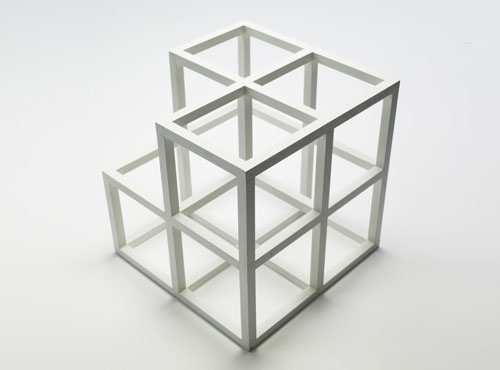
#> input picture ass3/input_ex3.jpg, 500 x 370 px
$ python ass_003.py
#> lines starting #> are read from the running program, lines starting #| are printed output that depends on the picture; after the words box and inside, x2 and y2 are one past the last pixel; in counts of white or black regions, pixels touching at a corner belong together
#> further down, img_rgb is the input picture: shape (370, 500, 3); mean R, G, B 218.4, 219.2, 216.6
### ass3/utils/ass_002.py
from PIL import Image
from utils.utils import rgb2grayfloat
import numpy as np
from scipy.signal import convolve2d
import matplotlib.pyplot as plt

# Load and prepare image
#img = Image.open("ampelmaennchen.png").convert("RGB")
#img_np = np.asarray(img) / 255.0
#gray_img = rgb2grayfloat(img_np)

## TASK A: Compute GoG kernels, apply them, and return gradient images Ix, Iy and magnitude G.

def gog_gradient_and_magnitude(gray_img, sigma=0.5, kernel_size=5, show=True):

    # Compute GoG-filter kernels for x- and y-direction
#> called with sigma = 1, kernel_size = 5, show = True
    def gog_kernels(sigma, size):
        radius = size // 2

        #Create a meshgrid of x and y coordinates centered around 0
        x, y = np.meshgrid(
            np.linspace(-radius, radius, size),
            np.linspace(-radius, radius, size)
        )

        #Compute the 2D Gaussian kernel
        gaussian = (1 / (2 * np.pi * sigma**2)) * np.exp(-(x**2 + y**2) / (2 * sigma**2))

        #Compute the gradient of the Gaussian in x-direction
        gx = -x * gaussian / (sigma**2)

        #compute the gradient of the Gaussian in y-direction
        gy = -y * gaussian / (sigma**2)

        return gx, gy

    #Apply the two filters Gx and Gy on the input image using convolution
    def apply_gog_filters(gray, Gx, Gy):

        # Convolve the image with the Gx kernel to get the x-gradient image
        Ix = convolve2d(gray, Gx, mode='valid')
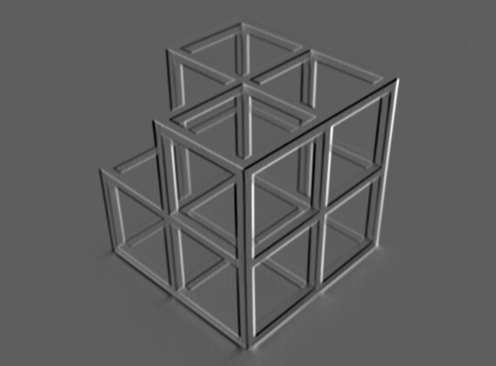
#> Ix: shape (366, 496) float64; min -0.127, max 0.215, mean -6.25e-05; drawn with min black and max white

        # Convolve the image with the Gy kernel to get the y-gradient image
        Iy = convolve2d(gray, Gy, mode='valid')
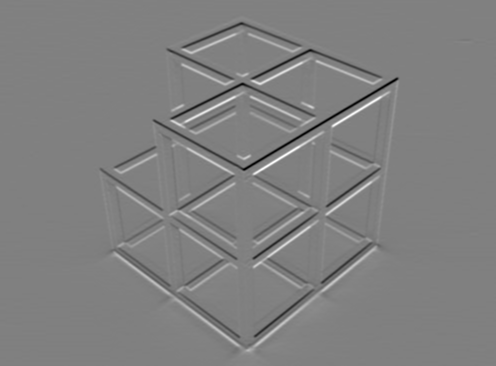
#> Iy: shape (366, 496) float64; min -0.194, max 0.191, mean -0.000135; drawn with min black and max white

        return Ix, Iy

    # Get the GoG filter kernels for x and y
    Gx, Gy = gog_kernels(sigma, kernel_size)

    # Apply filters to compute the gradient images Ix and Iy
    Ix, Iy = apply_gog_filters(gray_img, Gx, Gy)

    # Compute and visualize the gradient magnitude
    # Compute gradient magnitude
    G = np.sqrt(Ix**2 + Iy**2)

    if show:
        plt.figure(figsize=(12, 4))

        plt.subplot(1, 3, 1)
        plt.title("Gradient x (Ix)")
        plt.imshow(Ix, cmap='gray')
        plt.axis('off')

        plt.subplot(1, 3, 2)
        plt.title("Gradient y (Iy)")
        plt.imshow(Iy, cmap='gray')
        plt.axis('off')

        plt.subplot(1, 3, 3)
        plt.title("Gradient Magnitude (G)")
        plt.imshow(G, cmap='gray')
        plt.axis('off')

        plt.tight_layout()
        plt.show()

    return Ix, Iy, G

## TASK b: detect Förstner interest points based on gradient images Ix and Iy.

# [53 lines left out: function foerstner_interest_points, not called in this run]

# Task A
#Ix, Iy, G = gog_gradient_and_magnitude(gray_img, sigma=0.5, kernel_size=5)

# Task B
#interest_mask, W, Q = foerstner_interest_points(Ix, Iy, gray_img, window_size=5, tw=0.004, tq=0.5)

### ass3/utils/imadjust_utils.py
import numpy as np

def stretchlim(img, tol=0.01):
    """
    Calculate the contrast limits for contrast stretching

    Parameters:
    -----------
    img : ndarray
        Input image
    tol : float, optional
        Tolerance value in the range [0, 1]. Default is 0.01 (1%)

    Returns:
    --------
    limits : ndarray
        2xN array of low and high values for each image channel
    """
    if not isinstance(img, np.ndarray):
        raise ValueError("Image must be a numpy array")

    # Convert to float if not already
    if img.dtype != np.float64 and img.dtype != np.float32:
        img_f = img.astype(np.float64)
        # Normalize based on data type
        if img.dtype == np.uint8:
            img_f = img_f / 255.0
        elif img.dtype == np.uint16:
            img_f = img_f / 65535.0
        elif img.dtype == np.int16:
            img_f = (img_f - (-32768)) / (32767 - (-32768))
    else:
        img_f = img

    # Reshape to handle multi-dimensional images
    orig_shape = img_f.shape
    if len(orig_shape) > 2:
        # Reshape to have channels as last dimension
        n_channels = np.prod(orig_shape[2:])
        img_f = img_f.reshape(-1, n_channels)
    else:
        img_f = img_f.reshape(-1, 1)
        n_channels = 1

    # Calculate limits for each channel
    limits = np.zeros((2, n_channels))
    for i in range(n_channels):
        channel = img_f[:, i]
        channel = channel[~np.isnan(channel)]  # Remove NaN values

        if len(channel) > 0:
            # Find limits based on histogram
            sorted_vals = np.sort(channel)
            low_idx = int(max(0, np.floor(tol * len(sorted_vals))))
            high_idx = int(min(len(sorted_vals)-1, np.ceil((1-tol) * len(sorted_vals))))

            limits[0, i] = sorted_vals[low_idx]
            limits[1, i] = sorted_vals[high_idx]

            if limits[1, i] == limits[0, i]:
                # If both limits are zero, look for the smallest non-zero value
                if limits[0, i] == 0:
                    non_zeros = sorted_vals[sorted_vals > 0]
                    if len(non_zeros) > 0:
                        # Use the smallest non-zero value as high_limit
                        limits[1, i] = non_zeros[0]
                    else:
                        # If no non-zero values, add a small epsilon
                        limits[1, i] = 1e-6
                else:
                    # If non-zero but equal limits, add a small percentage
                    limits[1, i] = limits[0, i] * 1.01  # Add 1%
        else:
            # Default if channel is empty
            limits[:, i] = [0, 1]

    # Reshape limits if needed for multidimensional images
    if len(orig_shape) > 2:
        limits = limits.reshape(2, *orig_shape[2:])

    return limits

# [49 lines left out: function parse_limits, not called in this run]

def imadjust_direct(img, in_limits, out_limits, gamma):
    """
    Apply direct image adjustment without input validation

    Parameters:
    -----------
    img : ndarray
        Input image
    in_limits : ndarray
        Input limits [low_in, high_in]
    out_limits : ndarray
        Output limits [low_out, high_out]
    gamma : ndarray
        Gamma correction value(s)

    Returns:
    --------
    adj : ndarray
        Adjusted image
    """
    # Check if we're doing max scale or complement
    max_scale = np.all(out_limits == np.array([[0], [1]]))
    max_scale_complement = np.all(out_limits == np.array([[1], [0]]))

    # Extract low and high values
    low_in = in_limits[0]
    high_in = in_limits[1]

    if max_scale:
        # Most common case - stretch to [0, 1]
        adj = ((img - low_in) / (high_in - low_in)) ** gamma
        adj = np.clip(adj, 0, 1)
    elif max_scale_complement:
        # Image negative/complement
        adj = ((img - low_in) / (high_in - low_in)) ** gamma
        adj = 1 - adj
        adj = np.clip(adj, 0, 1)
    else:
        # General case
        low_out = out_limits[0]
        high_out = out_limits[1]

        # Handle values outside input range
        adj = np.zeros_like(img, dtype=np.float64)

        # Values below low_in
        below_mask = img < low_in
        adj[below_mask] = low_out[below_mask] if isinstance(low_out, np.ndarray) else low_out

        # Values above high_in
        above_mask = img >= high_in
        adj[above_mask] = high_out[above_mask] if isinstance(high_out, np.ndarray) else high_out

        # Values in range
        in_range_mask = (img >= low_in) & (img < high_in)
        if np.any(in_range_mask):
            normalized = ((img[in_range_mask] - low_in[in_range_mask]) /
                         (high_in[in_range_mask] - low_in[in_range_mask])) ** gamma[in_range_mask]
            adj[in_range_mask] = low_out[in_range_mask] + (high_out[in_range_mask] - low_out[in_range_mask]) * normalized

    return adj

def imadjust(img, in_limits=None, out_limits=None, gamma=1):
    """
    Adjust image intensity values.

    Parameters:
    -----------
    img : ndarray
        Input image or colormap.
    in_limits : ndarray, optional
        2-row array specifying the lower and upper input limits.
        Default is stretchlim(img, 0.01).
    out_limits : ndarray, optional
        2-row array specifying the lower and upper output limits.
        Default is [0, 1].
    gamma : float or ndarray, optional
        Non-negative scalar specifying the shape of the mapping curve.
        Default is 1 (linear mapping).

    Returns:
    --------
    adj : ndarray
        Adjusted image.
    """
    if not isinstance(img, np.ndarray):
        raise ValueError("Image must be a numpy array")

    # Handle colormap case
    is_colormap = len(img.shape) == 2 and img.shape[1] >= 3 and img.shape[1] <= 4
    if is_colormap:
        original_shape = img.shape
        img = img.reshape(img.shape[0], 1, img.shape[1])

    # Convert to float for processing
    img_type = img.dtype
    if img.dtype != np.float64 and img.dtype != np.float32:
        img_f = img.astype(np.float64)
        # Normalize based on data type
        if img.dtype == np.uint8:
            img_f = img_f / 255.0
        elif img.dtype == np.uint16:
            img_f = img_f / 65535.0
        elif img.dtype == np.int16:
            img_f = (img_f - (-32768)) / (32767 - (-32768))
    else:
        img_f = img.copy()

    shape = img_f.shape
    n_planes = np.prod(shape[2:]) if len(shape) > 2 else 1

    # Default in_limits is stretchlim with 1% saturation
    if in_limits is None:
        in_limits = stretchlim(img_f, 0.01)
    else:
        in_limits = parse_limits(in_limits, shape)

    # Default out_limits is [0, 1]
    if out_limits is None:
        out_limits = np.array([[0], [1]])
    else:
        out_limits = parse_limits(out_limits, shape)

    # Handle gamma
    if not isinstance(gamma, (int, float, np.ndarray)) or np.any(gamma < 0):
        raise ValueError("Gamma must be non-negative")

    if isinstance(gamma, (int, float)):
        gamma = np.full((1, n_planes), gamma)
    elif isinstance(gamma, np.ndarray):
        if gamma.size == 1:
            gamma = np.full((1, n_planes), gamma.item())
        elif gamma.shape != (1,) + shape[2:]:
            raise ValueError("Gamma must be a scalar or 1 row per plane")

    # Reshape for processing
    if len(shape) > 2:
        in_limits = in_limits.reshape(2, 1, -1)
        out_limits = out_limits.reshape(2, 1, -1)
        gamma = gamma.reshape(1, 1, -1)
        img_flat = img_f.reshape(shape[0], shape[1], -1)

        # Process each plane
        adj_flat = np.zeros_like(img_flat)
        for i in range(n_planes):
            adj_flat[:, :, i] = imadjust_direct(
                img_flat[:, :, i],
                in_limits[:, :, i],
                out_limits[:, :, i],
                gamma[:, :, i]
            )

        # Reshape back
        adj = adj_flat.reshape(shape)
    else:
        # Single plane
        adj = imadjust_direct(img_f, in_limits, out_limits, gamma)

    # Convert back to original type
    if img_type != np.float64 and img_type != np.float32:
        if img_type == np.uint8:
            adj = np.clip(adj * 255.0, 0, 255).astype(np.uint8)
        elif img_type == np.uint16:
            adj = np.clip(adj * 65535.0, 0, 65535).astype(np.uint16)
        elif img_type == np.int16:
            adj = np.clip(adj * (32767 - (-32768)) + (-32768), -32768, 32767).astype(np.int16)

    # Restore colormap shape if needed
    if is_colormap:
        adj = adj.reshape(original_shape)

    return adj

### ass3/utils/hough_utils.py
import numpy as np


def houghpeaks(H, num_peaks, threshold=None, nhood_size=None):
    # Set default values
    if threshold is None:
        threshold = 0.5 * np.max(H)

    if nhood_size is None:
        nhood_size = np.array(H.shape) // 50
        nhood_size = 2 * (nhood_size // 2) + 1  # Ensure odd size
        nhood_size = np.maximum(nhood_size, 1)

    # Make a copy of the Hough matrix
    Hnew = H.copy()
    peaks = []

    # Find peaks iteratively
    for _ in range(num_peaks):
        # Check if any values are above threshold
        if np.max(Hnew) < threshold:
            break

        # Find location of maximum
        max_idx = np.argmax(Hnew)
        p, q = np.unravel_index(max_idx, Hnew.shape)

        # Add to peaks
        peaks.append([p, q])

        # Suppress neighborhood
        p1 = max(0, p - nhood_size[0] // 2)
        p2 = min(Hnew.shape[0], p + nhood_size[0] // 2 + 1)
        q1 = max(0, q - nhood_size[1] // 2)
        q2 = min(Hnew.shape[1], q + nhood_size[1] // 2 + 1)

        # Zero out the neighborhood
        Hnew[p1:p2, q1:q2] = 0

    # Return empty array with right shape if no peaks
    if not peaks:
        return np.zeros((0, 2), dtype=int)
    return np.array(peaks)

def houghpixels(binary_img, theta, rho, peak):
    rows, cols = binary_img.shape
    y, x = np.nonzero(binary_img)

    theta_rad = theta[peak[1]] * np.pi / 180
    rho_val = rho[peak[0]]

    # Calculate distance from origin for each pixel
    rho_pixel = x * np.cos(theta_rad) + y * np.sin(theta_rad)

    # Find pixels that match the peak rho value (with some tolerance)
    # Calculate bin size
    rho_bin_size = (rho[-1] - rho[0]) / (len(rho) - 1)
    # Find pixels within half bin of the peak rho
    idx = np.where(np.abs(rho_pixel - rho_val) <= 0.5 * rho_bin_size)[0]

    return y[idx], x[idx]

def houghlines(binary_img, theta, rho, peaks, fill_gap=20, min_length=40):
    lines = []
    fill_gap_sq = fill_gap**2
    min_length_sq = min_length**2

    for peak in peaks:
        # Get pixels that contributed to this peak
        r, c = houghpixels(binary_img, theta, rho, peak)

        if len(r) == 0:
            continue

        # Create coordinate pairs and sort them
        xy = np.column_stack((c, r))
        # Sort based on either x or y depending on line orientation
        r_range = np.max(r) - np.min(r)
        c_range = np.max(c) - np.min(c)

        if r_range > c_range:
            # Sort first by y, then by x
            idx = np.lexsort((c, r))
        else:
            # Sort first by x, then by y
            idx = np.lexsort((r, c))

        xy = xy[idx]

        # Compute squared distances between consecutive points
        diffs = np.diff(xy, axis=0)
        dists_sq = np.sum(diffs**2, axis=1)

        # Find gaps larger than the threshold
        gap_idx = np.where(dists_sq > fill_gap_sq)[0]
        idx_ranges = np.concatenate(([0], gap_idx + 1, [len(xy)]))

        # Process each segment
        for i in range(len(idx_ranges) - 1):
            start_idx = idx_ranges[i]
            end_idx = idx_ranges[i + 1] - 1

            if end_idx < start_idx:  # Skip if empty segment
                continue

            p1 = xy[start_idx]
            p2 = xy[end_idx]

            # Check if line segment is long enough
            line_length_sq = np.sum((p2 - p1)**2)

            if line_length_sq >= min_length_sq:
                lines.append({
                    'point1': p1,
                    'point2': p2,
                    'theta': theta[peak[1]],
                    'rho': rho[peak[0]]
                })

    return lines

### ass3/ass_003.py
import numpy as np
import matplotlib.pyplot as plt
from utils.ass_002 import gog_gradient_and_magnitude
from PIL import Image
from utils.imadjust_utils import imadjust
from utils.hough_utils import houghpeaks, houghlines
import os

output_dir = "output_images"

# a. Read input image in RGB and grayscale
img_rgb = np.array(Image.open('input_ex3.jpg').convert('RGB'))
img = np.array(Image.open('input_ex3.jpg').convert('L')).astype(float) / 255.0  # normalize to [0, 1]

# b. Apply GoG filter
Ix, Iy, G = gog_gradient_and_magnitude(img, sigma=1.0, kernel_size=5, show=True)

# c. Threshold gradient magnitude to get edge mask
threshold_ratio = 0.23
threshold_value = threshold_ratio * np.max(G)
#> threshold_value = 0.0517
edge_mask = G > threshold_value
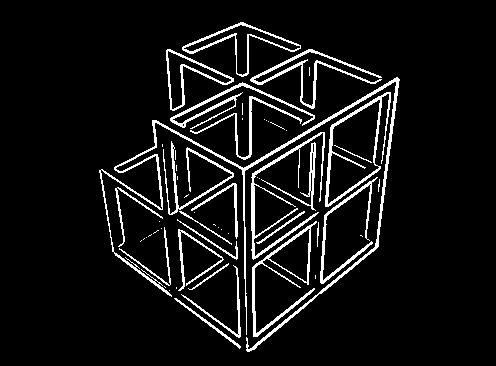
#> edge_mask: shape (366, 496) bool; 7.6% white in thin lines or dots, all inside (x1, y1, x2, y2) = (99, 22, 400, 352)

# Show binary edge mask
plt.figure(figsize=(6, 6))
plt.imshow(edge_mask, cmap='gray')
plt.title(f"Binary Edge Mask")
plt.axis('off')
plt.savefig(os.path.join(output_dir, "edge_mask.png"))
plt.close()

# d. Hough Transform with gradient direction
def hough_transform(edge_mask, grad_x, grad_y):
    # Get image dimensions
    height, width = edge_mask.shape
#> height = 366; width = 496

    # Create theta vector
    thetas = np.deg2rad(np.arange(-90, 90))
    num_thetas = len(thetas)

    # Compute max rho
    diag_len = int(np.ceil(np.sqrt(height**2 + width**2)))
#> diag_len = 617
    rhos = np.linspace(-diag_len, diag_len, 2 * diag_len + 1)
#> rhos = 1235 values from -617 to 617
    num_rhos = len(rhos)
#> num_rhos = 1235

    # Initialize Hough
    H = np.zeros((num_rhos, num_thetas), dtype=np.uint64)

    # Get coordinates of edge points
    y_idxs, x_idxs = np.nonzero(edge_mask)
#> y_idxs = 13743 values from 22 to 351; x_idxs = 13743 values, max 399 at index 1836, min 99 at index 6554, mean 259.7

    # Vote based on gradient direction
    for x, y in zip(x_idxs, y_idxs):
        gx = grad_x[y, x]
        gy = grad_y[y, x]

        theta = np.arctan2(gy, gx)
        theta_deg = np.rad2deg(theta)

        # Convert to index in theta array
        theta_idx = int(np.round(theta_deg)) + 90
        theta_idx = np.clip(theta_idx, 0, num_thetas - 1)

        # Compute rho
        rho = x * np.cos(thetas[theta_idx]) + y * np.sin(thetas[theta_idx])
        rho_idx = int(np.round(rho + diag_len))

        # Increment vote
        H[rho_idx, theta_idx] += 1
#> this loop made 13743 passes
#> (x, y, gx, gy, theta, theta_deg, theta_idx, rho) on passes 1 to 3: (240, 22, -0.0156, -0.0683, -1.8, -102.9, 0, -22), (241, 22, -0.00369, -0.0819, -1.62, -92.58, 0, -22), (242, 22, 0.0129, -0.0735, -1.4, -80.02, 10, 20.36)
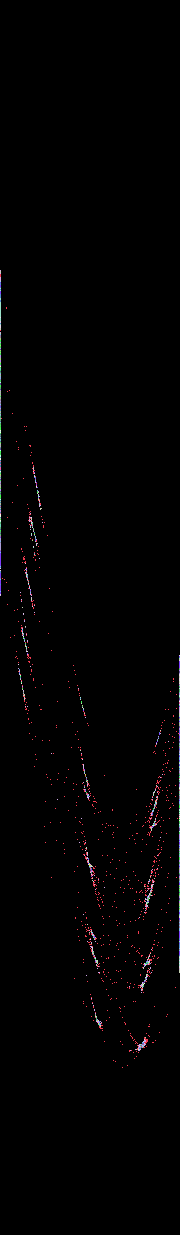
#> H: shape (1235, 180) uint64; 53 distinct labels, from 0 to 72; one colour per label, 0 black

    return H, np.rad2deg(thetas), rhos

# Run Hough transform
H, theta_vals, rho_vals = hough_transform(edge_mask, Ix, Iy)
#> theta_vals = 180 values from -90 to 89; rho_vals = 1235 values from -617 to 617

# e. Enhance Hough space visibility using imadjust
H_adjusted = imadjust(H.astype(np.float32))
#> in imadjust, `img_f = img.copy()`:
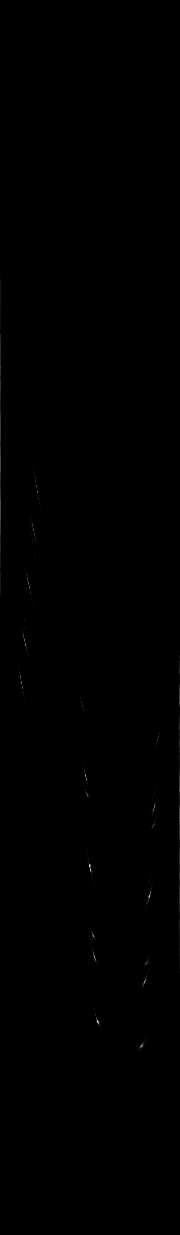
#> img_f: shape (1235, 180) float32; min 0, max 72, mean 0.1; drawn with min black and max white
#> the loop in stretchlim, `for i in range(n_channels):` made 1 pass
#> (low_idx, high_idx) on pass 1: (2223, 220077)
#> after the loop in stretchlim, `for i in range(n_channels):`: limits = [0, 1]
#> in imadjust_direct, `low_in = in_limits[0]`: low_in = [0]
#> in imadjust_direct, `high_in = in_limits[1]`: high_in = [1]
#> in imadjust_direct, `adj = np.clip(adj, 0, 1)`: adj: shape (1235, 180) float64; values 0 (black) and 1 (white), 1.1% white in thin lines or dots, all inside (x1, y1, x2, y2) = (0, 270, 180, 1068)
plt.figure(figsize=(10, 6))
plt.imshow(H_adjusted, cmap='gray')
plt.title("Hough Voting")
plt.xlabel("Theta")
plt.ylabel("Rho")
plt.savefig(os.path.join(output_dir, "hough_adjusted.png"))
plt.close()

# f. Find peaks in Hough space
num_peaks = 80
threshold = 0.5 * np.max(H)
#> threshold = 36
peaks = houghpeaks(H, num_peaks=num_peaks, threshold=threshold)
#> the loop in houghpeaks, `for _ in range(num_peaks):` made 10 passes
#> (max_idx, p, q, p1, p2, q1, q2) on passes 1 to 9: (183877, 1021, 97, 1009, 1034, 96, 99), (155789, 865, 89, 853, 878, 88, 91), (161429, 896, 149, 884, 909, 148, 151), (139585, 775, 85, 763, 788, 84, 87), (172174, 956, 94, 944, 969, 93, 96), (188421, 1046, 141, 1034, 1059, 140, 143), (115945, 644, 25, 632, 657, 24, 27), (168573, 936, 93, 924, 949, 92, 95), (176724, 981, 144, 969, 994, 143, 146)
#> after the loop in houghpeaks, `for _ in range(num_peaks):`: Hnew: shape (1235, 180) uint64; 33 distinct labels, from 0 to 35
#> after the loop in houghpeaks, `for _ in range(num_peaks):`: peaks = [[1021, 97], [865, 89], [896, 149], [775, 85], [956, 94], [1046, 141], [644, 25], [936, 93], [981, 144]]

# g. Plot peaks on top
plt.figure(figsize=(10, 6))
plt.imshow(H_adjusted, cmap='gray', extent=[theta_vals[0], theta_vals[-1], rho_vals[-1], rho_vals[0]])
plt.title("g. Hough Peaks")
plt.xlabel("Theta")
plt.ylabel("Rho")
# Overlay red circles
for rho_idx, theta_idx in peaks:
    plt.plot(theta_vals[theta_idx], rho_vals[rho_idx], 'ro', markersize=4)
#> this loop made 9 passes
plt.savefig(os.path.join(output_dir, "hough_peaks.png"))
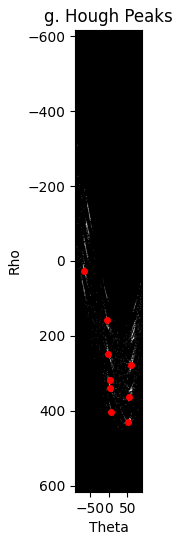
#> figure drawn by matplotlib, 1 panel
plt.close()

# h. Extract line segments from peaks using houghlines()
min_length = 10  # accept shorter line segments
fill_gap = 5     # allow smaller gaps between points

# Derive line segments
lines = houghlines(edge_mask, theta_vals, rho_vals, peaks, fill_gap, min_length)
#> the loop in houghlines, `for peak in peaks:` made 9 passes
#> (peak, theta_rad in houghpixels, rho_val in houghpixels, r_range, c_range, gap_idx, idx_ranges) on passes 2, 3, 4, 5, 7: ([865, 89], -0.0175, 248, 324, 6, [2, 3, 6, 65, 69, 70, 147, 218], [0, 3, 4, 7, 66, 70, 71, 148, 219, 224]), ([896, 149], 1.03, 279, 169, 281, [1, 3, 5, 10, 11, 12, 15, 40, 43, 46, 131, 197], [0, 2, 4, 6, 11, 12, 13, 16, 41, 44, 47, 132, 198, 203]), ([775, 85], -0.0873, 158, 179, 15, [2, 73, 74, 132, 135], [0, 3, 74, 75, 133, 136, 139]), ([956, 94], 0.0698, 339, 234, 17, [1, 4, 8, 91, 160], [0, 2, 5, 9, 92, 161, 163]), ([644, 25], -1.13, 27, 103, 221, [74, 153, 156, 161, 164], [0, 75, 154, 157, 162, 165, 169])
#> (peak, theta_rad in houghpixels, rho_val in houghpixels, r_range, c_range, idx_ranges) on passes 1, 6: ([1021, 97], 0.122, 404, 169, 20, [0, 170]), ([1046, 141], 0.89, 429, 105, 130, [0, 166])
#> after the loop in houghlines, `for peak in peaks:`: lines = 19 items
#> lines = 19 items

# i. Plot final lines on original RGB image
plt.figure(figsize=(8, 8))
plt.imshow(img_rgb)
plt.title("i. Final Line Detection Visualization")

for line in lines:
    (x1, y1), (x2, y2) = line['point1'], line['point2']

    plt.plot([x1, x2], [y1, y2], color='lime', linewidth=2)
    plt.plot(x1, y1, 'ro', markersize=5)
    plt.plot(x2, y2, 'yo', markersize=5)
#> this loop made 19 passes
#> (x1, y1, x2, y2) on passes 1 to 12: (397, 78, 377, 247), (250, 96, 251, 154), (251, 183, 253, 259), (253, 266, 254, 336), (148, 236, 158, 230), (192, 210, 228, 188), (252, 174, 322, 132), (330, 127, 389, 92), (171, 141, 177, 211), (179, 229, 184, 286), (331, 125, 325, 206), (325, 214, 320, 282)
plt.axis('off')
plt.savefig(os.path.join(output_dir, "final_result.png"))
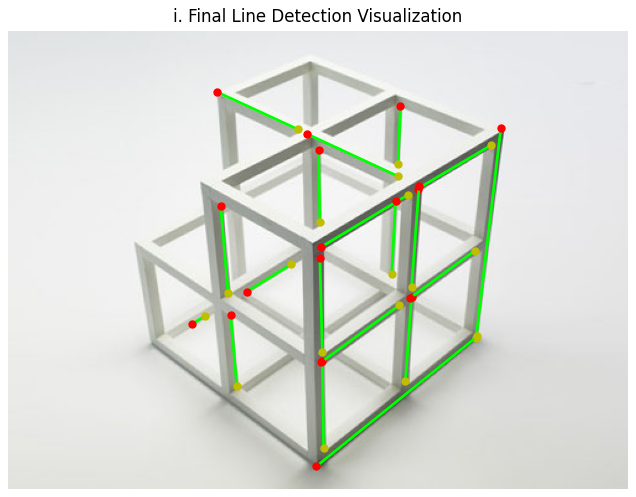
#> figure drawn by matplotlib, 1 panel
plt.close()
